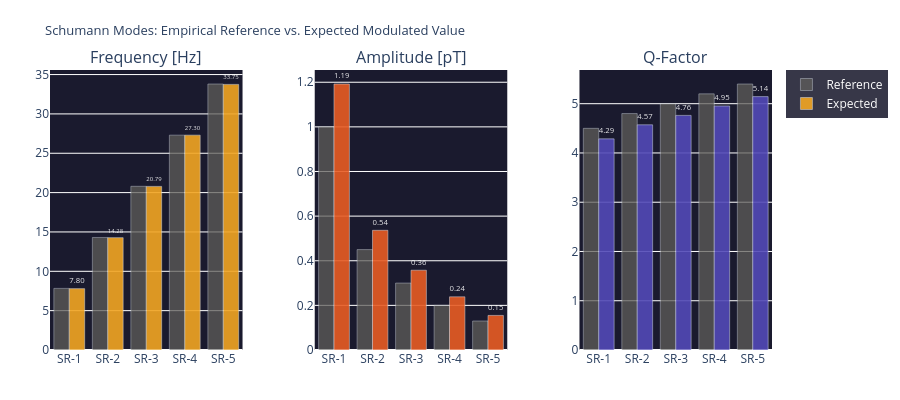

Notebook cell for this chart:
### Code cell
# ============================================================
# THREE-COLUMN COMPARISON PER MODE:
# Frequency | Amplitude | Q-Factor (Ref vs. Expected each)
# ============================================================

fig = make_subplots(
    rows=1, cols=3,
    subplot_titles=['Frequency [Hz]', 'Amplitude [pT]', 'Q-Factor'],
    horizontal_spacing=0.10
)

modes = list(SR_REF.keys())
labels = [f'SR-{n}' for n in modes]

# Frequenz
fig.add_trace(go.Bar(
    name='Reference', x=labels, y=[SR_REF[n]['freq_Hz'] for n in modes],
    marker_color='#5F5E5A', opacity=0.75, showlegend=True
), row=1, col=1)
fig.add_trace(go.Bar(
    name='Expected', x=labels, y=[expected[n]['freq_Hz'] for n in modes],
    marker_color='#F2A623', opacity=0.90,
    text=[f'{expected[n]["freq_Hz"]:.2f}' for n in modes],
    textposition='outside', textfont=dict(color='white', size=9),
    showlegend=True
), row=1, col=1)

# Amplitude
fig.add_trace(go.Bar(
    x=labels, y=[SR_REF[n]['amplitude_pT'] for n in modes],
    marker_color='#5F5E5A', opacity=0.75, showlegend=False
), row=1, col=2)
fig.add_trace(go.Bar(
    x=labels, y=[expected[n]['amplitude_pT'] for n in modes],
    marker_color='#E85D24', opacity=0.90,
    text=[f'{expected[n]["amplitude_pT"]:.2f}' for n in modes],
    textposition='outside', textfont=dict(color='white', size=9),
    showlegend=False
), row=1, col=2)

# Q-Faktor
fig.add_trace(go.Bar(
    x=labels, y=[SR_REF[n]['Q_factor'] for n in modes],
    marker_color='#5F5E5A', opacity=0.75, showlegend=False
), row=1, col=3)
fig.add_trace(go.Bar(
    x=labels, y=[expected[n]['Q_factor'] for n in modes],
    marker_color='#534AB7', opacity=0.90,
    text=[f'{expected[n]["Q_factor"]:.2f}' for n in modes],
    textposition='outside', textfont=dict(color='white', size=9),
    showlegend=False
), row=1, col=3)

fig.update_layout(
    title=dict(text='Schumann Modes: Empirical Reference vs. Expected Modulated Value', font=dict(size=13)),
    barmode='group',
    height=400, plot_bgcolor='#1a1a2e', paper_bgcolor='rgba(0,0,0,0)',
    margin=dict(l=50, r=30, t=70, b=50),
    legend=dict(bgcolor='rgba(20,20,40,0.85)', font=dict(color='white'))
)
fig.show()

### Figure 1 — Plotly figure (JSON) as saved in the notebook; plotly's stock layout.template omitted (floating-point values rounded to 4 significant figures)
{"data": [{"marker": {"color": "#5F5E5A"}, "name": "Reference", "opacity": 0.75, "showlegend": true, "type": "bar", "x": ["SR-1", "SR-2", "SR-3", "SR-4", "SR-5"], "xaxis": "x", "y": [7.83, 14.3, 20.8, 27.3, 33.8], "yaxis": "y"}, {"marker": {"color": "#F2A623"}, "name": "Expected", "opacity": 0.9, "showlegend": true, "text": ["7.80", "14.28", "20.79", "27.30", "33.75"], "textfont": {"color": "white", "size": 9}, "textposition": "outside", "type": "bar", "x": ["SR-1", "SR-2", "SR-3", "SR-4", "SR-5"], "xaxis": "x", "y": [7.796, 14.28, 20.79, 27.3, 33.75], "yaxis": "y"}, {"marker": {"color": "#5F5E5A"}, "opacity": 0.75, "showlegend": false, "type": "bar", "x": ["SR-1", "SR-2", "SR-3", "SR-4", "SR-5"], "xaxis": "x2", "y": [1.0, 0.45, 0.3, 0.2, 0.13], "yaxis": "y2"}, {"marker": {"color": "#E85D24"}, "opacity": 0.9, "showlegend": false, "text": ["1.19", "0.54", "0.36", "0.24", "0.15"], "textfont": {"color": "white", "size": 9}, "textposition": "outside", "type": "bar", "x": ["SR-1", "SR-2", "SR-3", "SR-4", "SR-5"], "xaxis": "x2", "y": [1.192, 0.5364, 0.3576, 0.2384, 0.155], "yaxis": "y2"}, {"marker": {"color": "#5F5E5A"}, "opacity": 0.75, "showlegend": false, "type": "bar", "x": ["SR-1", "SR-2", "SR-3", "SR-4", "SR-5"], "xaxis": "x3", "y": [4.5, 4.8, 5.0, 5.2, 5.4], "yaxis": "y3"}, {"marker": {"color": "#534AB7"}, "opacity": 0.9, "showlegend": false, "text": ["4.29", "4.57", "4.76", "4.95", "5.14"], "textfont": {"color": "white", "size": 9}, "textposition": "outside", "type": "bar", "x": ["SR-1", "SR-2", "SR-3", "SR-4", "SR-5"], "xaxis": "x3", "y": [4.287, 4.572, 4.763, 4.954, 5.144], "yaxis": "y3"}], "layout": {"annotations": [{"font": {"size": 16}, "showarrow": false, "text": "Frequency [Hz]", "x": 0.1333, "xanchor": "center", "xref": "paper", "y": 1.0, "yanchor": "bottom", "yref": "paper"}, {"font": {"size": 16}, "showarrow": false, "text": "Amplitude [pT]", "x": 0.5, "xanchor": "center", "xref": "paper", "y": 1.0, "yanchor": "bottom", "yref": "paper"}, {"font": {"size": 16}, "showarrow": false, "text": "Q-Factor", "x": 0.8667, "xanchor": "center", "xref": "paper", "y": 1.0, "yanchor": "bottom", "yref": "paper"}], "barmode": "group", "height": 400, "legend": {"bgcolor": "rgba(20,20,40,0.85)", "font": {"color": "white"}}, "margin": {"b": 50, "l": 50, "r": 30, "t": 70}, "paper_bgcolor": "rgba(0,0,0,0)", "plot_bgcolor": "#1a1a2e", "title": {"font": {"size": 13}, "text": "Schumann Modes: Empirical Reference vs. Expected Modulated Value"}, "xaxis": {"anchor": "y", "domain": [0.0, 0.2667]}, "xaxis2": {"anchor": "y2", "domain": [0.3667, 0.6333]}, "xaxis3": {"anchor": "y3", "domain": [0.7333, 1.0]}, "yaxis": {"anchor": "x", "domain": [0.0, 1.0]}, "yaxis2": {"anchor": "x2", "domain": [0.0, 1.0]}, "yaxis3": {"anchor": "x3", "domain": [0.0, 1.0]}}}
